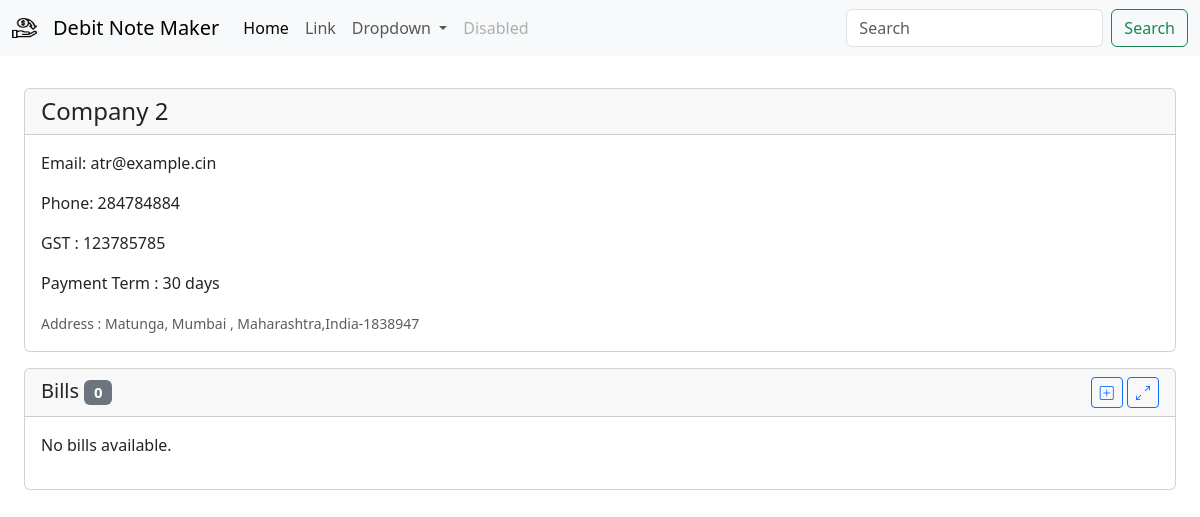
The page /party/2 on the database as committed earlier.
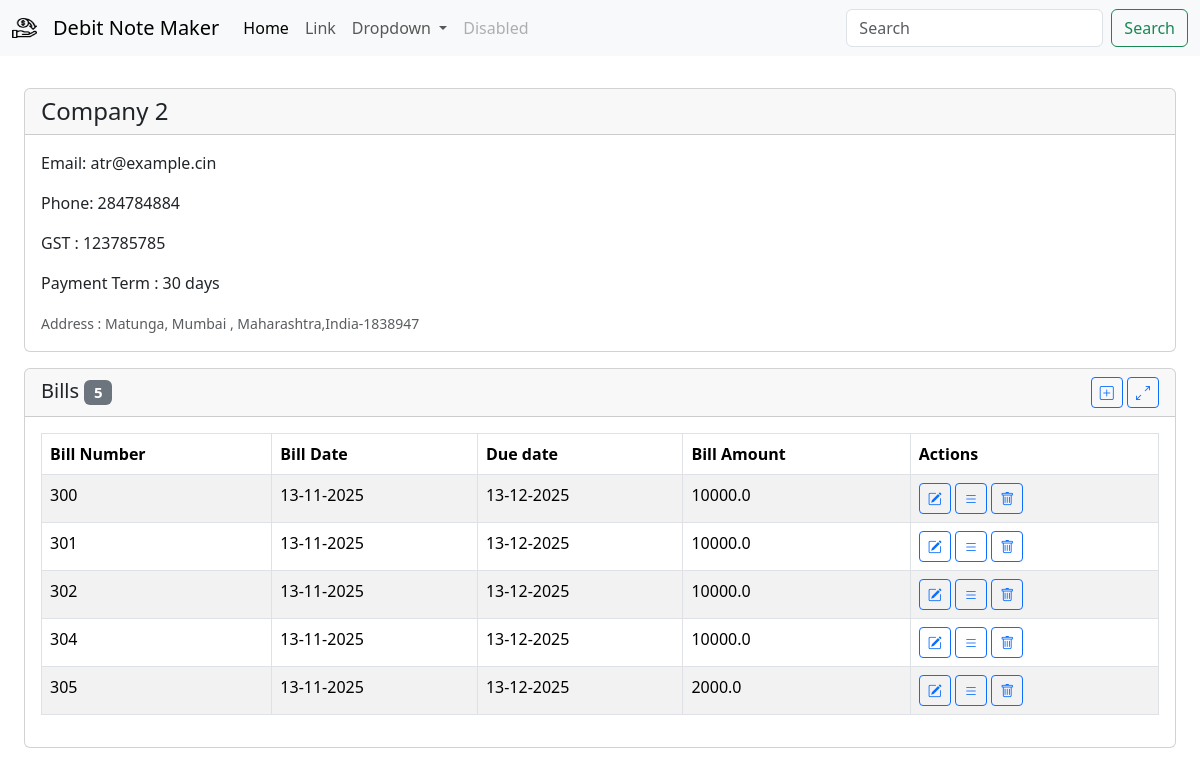
The same page on the database as committed later.
### db/models/bill.py (models this page shows, shortened)
class Bill(Base):
    id = Column(Integer, primary_key=True, index=True)
    bill_number = Column(Integer,unique=True,nullable=False)
    amount = Column(Float, nullable=False)
    bill_date = Column(DateTime, nullable=False)
    company_id = Column(Integer, ForeignKey("companies.id"))
    company = relationship("Company", back_populates="bills")
    transactions = relationship("Transaction", back_populates="bill", cascade="all, delete-orphan")

### app/v1/company.py (the view)
@router.get("/party/{company_id}")
def company_detail(request: Request,company_id:int, db=Depends(get_db)):
    company =company_api.get_company(id=company_id, db=db)
    bills = [
        BillShow.model_validate(bill).model_dump()
        for bill in company.bills
    ]
    bills = sorted(bills, key=lambda bill: bill['bill_date'] or datetime.min)
    context = {"request": request,"company":company,"bills":bills}
    return templates.TemplateResponse("company/company_detail.html",context)

### template/company/company_detail.html (shortened to what this page needs)
{% extends "base.html" %}
{% block title %}
<link rel="stylesheet"
    href="https://cdnjs.cloudflare.com/ajax/libs/bootstrap-datepicker/1.10.0/css/bootstrap-datepicker.min.css">
{% endblock %}
{% block content %}
<div class="row m-3 g-3 align-items-stretch">
    <div class="col-12 col-lg-12 d-flex">
        {% include 'components/company_summary_card.html' %}
    </div>
    <div class="col-12 col-lg-12">
        <div class="card">
            <div class="card-header d-flex justify-content-between align-items-center">
                <h5 class="mb-0">Bills
                    <span class="badge text-bg-secondary ml-2">{{ bills|length }}</span>
                </h5>
                <div>
                    <button type="button" class="btn btn-sm btn-outline-primary edit-transaction-btn" data-bs-toggle="modal"
                        data-bs-target="#editBillModal"
                        data-company-id="{{ company.id }}"
                        >
                        <i class="bi bi-plus-square"></i>
                    </button>
                    <a class="btn btn-outline-primary btn-sm" href="/party/{{ company.id}}/transactions" role="button"
                        aria-disabled="true">
                        <i class="bi bi-arrows-angle-expand"></i>
                    </a>
                </div>
            </div>
            <div class="card-body">
                {% include 'components/bill_list_table.html' %}
             </div>
        </div>
        </div>
</div>
{% endblock %}

### template/components/bill_list_table.html (shortened to what this page needs)
<div class="table-responsive">
  {% if bills %}
  <table class="table table-striped table-bordered">
    <thead>
      <tr>
        <th>Bill Number</th>
        <th>Bill Date</th>
        <th>Due date</th>
        <th>Bill Amount</th>
        <th>Actions</th>
      </tr>
    </thead>
    <tbody>
      {% for bill in bills %}
      <tr>
        <td>{{ bill.bill_number }}</td>
        <td>{{ bill.bill_date | format_datetime('%d-%m-%Y') }}</td>
        <td>{{ bill.due_date | format_datetime('%d-%m-%Y') }}</td>
        <td>{{ bill.amount }}</td>
        <td>
            <button
            type="button"
            class="btn btn-sm btn-outline-primary edit-transaction-btn"
            data-bs-toggle="modal"
            data-bs-target="#editBillModal"
            data-company-id="{{ company.id }}"
            data-id="{{ bill.id }}"
            data-bill-number="{{ bill.bill_number }}"
            data-amount="{{ bill.amount }}"
            data-bill-date="{{ bill.bill_date | format_datetime('%Y-%m-%d') }}"
          >
            <i class="bi bi-pencil-square"></i>
          </button>
          <a
            href="bill/{{bill.bill_number}}"
            class="btn btn-outline-primary btn-sm"
            role="button"
          >
            <i class="bi bi-list"></i>
          </a>
          <button
            onclick="deleteBill('{{ bill.id }}', '{{ bill.bill_number }}')"
            class="btn btn-outline-primary btn-sm"
            role="button"
          >
            <i class="bi bi-trash"></i>
          </button>
        </td>
      </tr>
      {% endfor %}
    </tbody>
  </table>
  {% else %}
  <p>No bills available.</p>
  {% endif %} {% include 'bill/edit_bill_modal.html' %}
</div>

Rows that differ between the two databases and show on the page:
now on this page (row edited): Bill: bill_number "300", bill_date "13-11-2025", due_date "13-12-2025", amount "10000.0"
now on this page (row edited): Bill: bill_number "301", bill_date "13-11-2025", due_date "13-12-2025", amount "10000.0"
now on this page (row edited): Bill: bill_number "302", bill_date "13-11-2025", due_date "13-12-2025", amount "10000.0"
now on this page (row edited): Bill: bill_number "304", bill_date "13-11-2025", due_date "13-12-2025", amount "10000.0"
now on this page (row edited): Bill: bill_number "305", bill_date "13-11-2025", due_date "13-12-2025", amount "2000.0"
Other text that changed with them:
{{ bills|length }}: "0" → "5"
text no longer shown: "No bills available."
text now shown: "Bill Number Bill Date Due date Bill Amount Actions"
